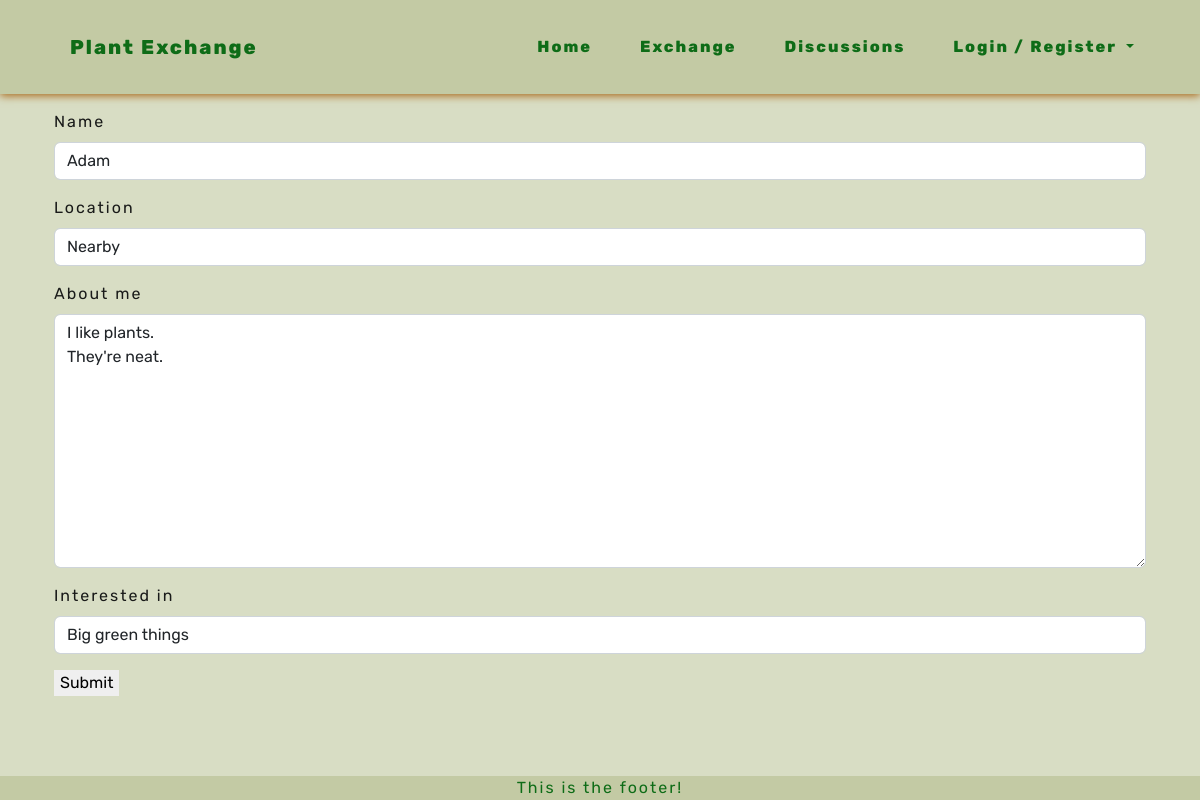
Screenshot of /profiles/edit/1 with the database file from the repository.
### profiles/models.py (models this page shows, shortened)
class Profile(models.Model):
    user = models.OneToOneField(User, on_delete=models.CASCADE)
    name = models.CharField(max_length=20, null=True, blank=True)
    location = models.CharField(max_length=40, null=True, blank=True, default='Private')
    about_me = models.TextField(null=True, blank=True)
    interested_in = models.CharField(max_length=140, null=True, blank=True)
    profile_image = CloudinaryField('image', null=True, blank=True, default='profile_pic')
    created_on = models.DateField(auto_now_add=True)

### profiles/views.py (the view)
# urls.py: path('edit/<pk>', views.ProfileUpdate.as_view(), name='edit_profile'),
class ProfileUpdate(UpdateView):
    model = Profile
    fields = ['name', 'location', 'about_me', 'interested_in']
    template_name = 'profiles/update_profile.html'

### profiles/templates/profiles/update_profile.html (shortened to what this page needs)
{% extends 'base.html' %}
{% load crispy_forms_tags %}
{% block content %}
<section class="container-fluid">
    <div class="col">
        <form method="POST">
            {{ form|crispy }}
            <button type="submit">Submit</button>
        </form>
    </div>
</section>
{% endblock content %}

### static/css/style.css (style rules this page uses)
:root { --site-black: #191a19; --site-white: #d8ddc4; --site-whiter: #eaefd5; --site-beige: #c3caa4; --site-dark-brown: #6c460e; --site-med-brown: #996314; --site-light-brown: #aa6c1f; --site-dark-green: #0e6c17; --site-med-green: #469c36; --site-light-green: #5dc64d; }
html { height: 100%; }
body { font-family: "Rubik", sans-serif; color: var(--site-black); font-size: 1rem; letter-spacing: 2px; background-color: var(--site-white); }
button { border: none; }

### rows the page displays
Profile: name "Adam", location "Nearby", about_me "I like plants. They're neat.", interested_in "Big green things"
